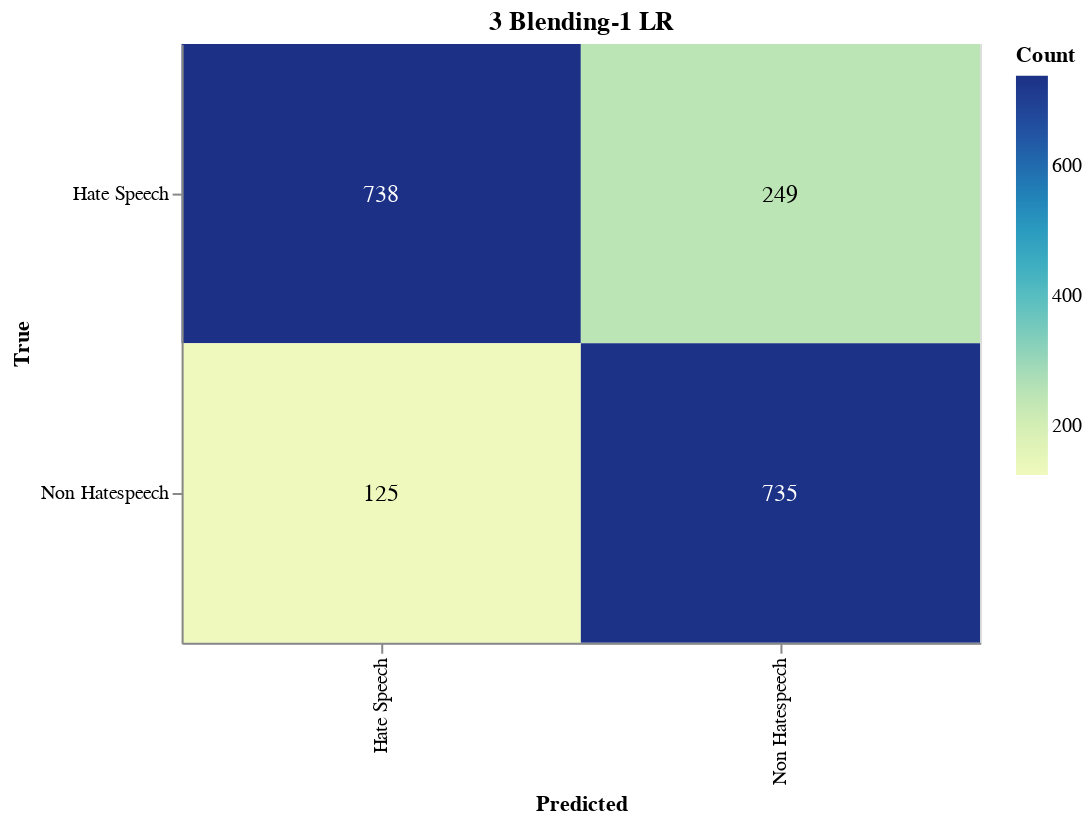

The notebook cell saved with this chart:
### Markdown cell above
#### Save Confusion Matrix

### Code cell
import altair as alt
import altair_saver
import pandas as pd
from sklearn.metrics import confusion_matrix

# Calculate the confusion matrix
cm = confusion_matrix(true_labels, adjusted_predictions)

# Define class names
class_names = ['Hate Speech', 'Non Hatespeech']

# Convert confusion matrix to DataFrame
cm_df = pd.DataFrame(cm, index=class_names, columns=class_names).reset_index().melt(id_vars='index')
cm_df.columns = ['True', 'Predicted', 'Count']

# Ensure the order of categories
cm_df['True'] = pd.Categorical(cm_df['True'], categories=class_names, ordered=True)
cm_df['Predicted'] = pd.Categorical(cm_df['Predicted'], categories=class_names, ordered=True)

# Create the Altair plot
heatmap = alt.Chart(cm_df).mark_rect().encode(
    x=alt.X('Predicted:O', sort=class_names),
    y=alt.Y('True:O', sort=class_names),
    color='Count:Q',
    tooltip=['True', 'Predicted', 'Count']
).properties(
    width=400,
    height=300,
    title='3 Blending-1 LR'
)

# Add text labels
text = heatmap.mark_text(
    align='center',
    baseline='middle',
    fontSize=12
).encode(
    text='Count:Q',
    color=alt.condition(
        alt.datum.Count > cm.max() / 2,
        alt.value('white'),
        alt.value('black')
    )
)

# Combine heatmap and text
final_chart = heatmap + text

# Display the plot
final_chart.show()

### Figure 1 — Vega-Lite specification as saved in the notebook (floating-point values rounded to 4 significant figures)
{"config": {"view": {"continuousWidth": 300, "continuousHeight": 300}}, "layer": [{"mark": {"type": "rect"}, "encoding": {"color": {"field": "Count", "type": "quantitative"}, "tooltip": [{"field": "True", "type": "ordinal"}, {"field": "Predicted", "type": "ordinal"}, {"field": "Count", "type": "quantitative"}], "x": {"field": "Predicted", "sort": ["Hate Speech", "Non Hatespeech"], "type": "ordinal"}, "y": {"field": "True", "sort": ["Hate Speech", "Non Hatespeech"], "type": "ordinal"}}, "title": "3 Blending-1 LR"}, {"mark": {"type": "text", "align": "center", "baseline": "middle", "fontSize": 12}, "encoding": {"color": {"condition": {"test": "(datum.Count > 369.0)", "value": "white"}, "value": "black"}, "text": {"field": "Count", "type": "quantitative"}, "tooltip": [{"field": "True", "type": "ordinal"}, {"field": "Predicted", "type": "ordinal"}, {"field": "Count", "type": "quantitative"}], "x": {"field": "Predicted", "sort": ["Hate Speech", "Non Hatespeech"], "type": "ordinal"}, "y": {"field": "True", "sort": ["Hate Speech", "Non Hatespeech"], "type": "ordinal"}}, "title": "3 Blending-1 LR"}], "data": {"name": "data-6756570914224d431f183df7f1f871c2"}, "height": 300, "width": 400, "$schema": "https://vega.github.io/schema/vega-lite/v5.17.0.json", "datasets": {"data-6756570914224d431f183df7f1f871c2": [{"True": "Hate Speech", "Predicted": "Hate Speech", "Count": 738}, {"True": "Non Hatespeech", "Predicted": "Hate Speech", "Count": 125}, {"True": "Hate Speech", "Predicted": "Non Hatespeech", "Count": 249}, {"True": "Non Hatespeech", "Predicted": "Non Hatespeech", "Count": 735}]}}
